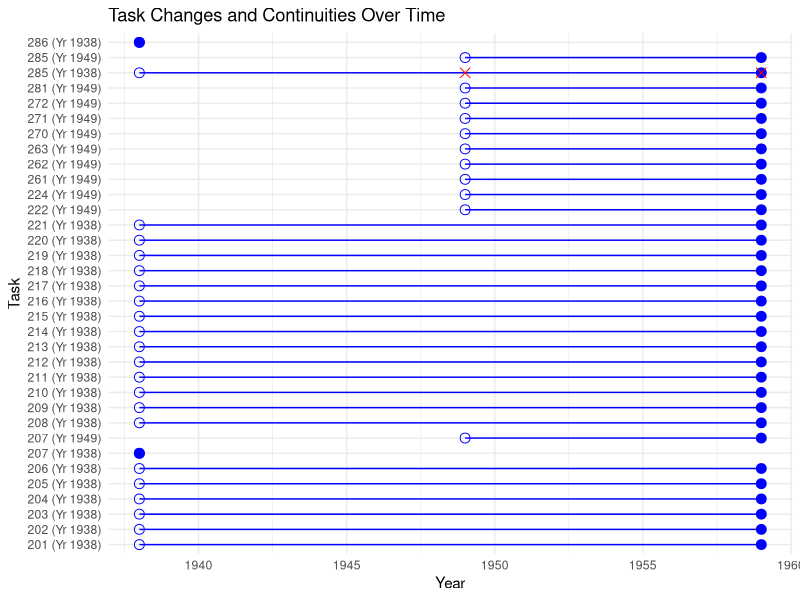

This chart was generated by the following R code:
library(ggplot2)
library(dplyr)

# Load the data
data <- read.csv("test_labels_final.csv")

# Process the data to identify the start, end, and reassignment years
task_info <- data %>%
  group_by(label) %>%
  summarise(start = min(Year), end = max(Year), Task = first(Task)) %>%
  mutate(Task = as.factor(Task))

# Identify reassigned tasks (task number and first few numbers of the label don't match)
data$label_prefix <- as.numeric(sub("\\(.*", "", data$label))
reassigned_tasks <- data %>%
  filter(Task != label_prefix) %>%
  mutate(Task = as.factor(Task))

# Prepare the plot
ggplot() +
  geom_segment(data=task_info, aes(x=start, xend=end, y=label, yend=label), color="blue") +
  geom_point(data=task_info, aes(x=start, y=label), color="blue", shape=1, size=3) +
  geom_point(data=task_info, aes(x=end, y=label), color="blue", size=3) +
  geom_point(data=reassigned_tasks, 
             aes(x=Year, y=label), color="red", shape=4, size=3) +
  scale_y_discrete(limits = task_info$label) +
  labs(x="Year", y="Task", title="Task Changes and Continuities Over Time") +
  theme_minimal()
